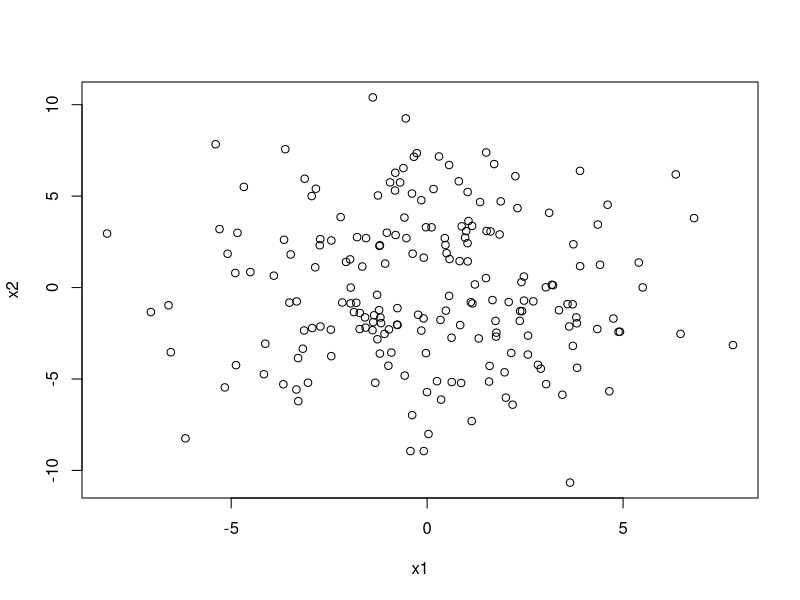
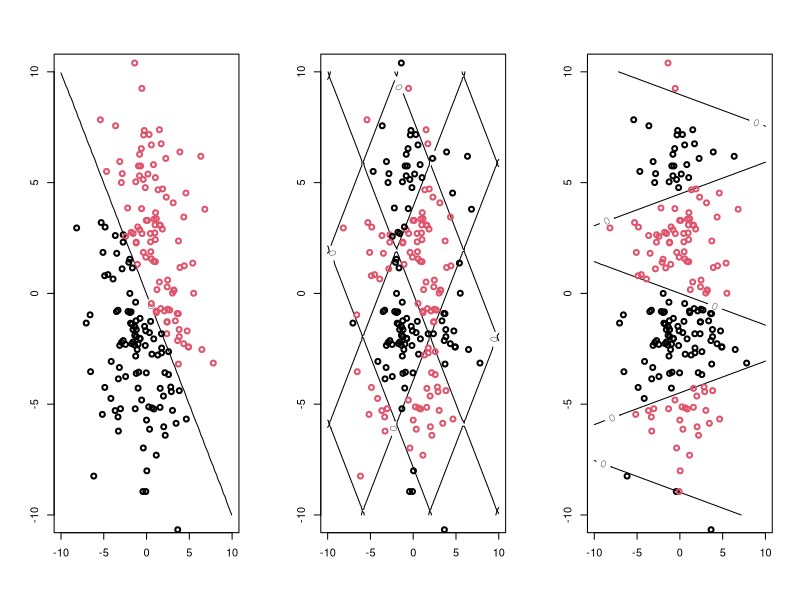

Reproduce these figures in R, in order.
# Punto 6
#Generacion de inputs y tamano de muestra
N=200
x1=rnorm(N,0,3)
x2=rnorm(N,0,4)
plot(x1,x2) #grafica de inputs
#Definicion de funcion discriminante

# (1,1)
a=1 #complejidad en x1
b=1 #complejidad en x2
f_discrim=function(x1,x2){
  f=sin(a*x1/10)+sin(b*x2/10)
  return(f)
}
#Generacion de clases (respuesta)
y=sign(f_discrim(x1,x2))
#Graficando los datos con fun. discriminante
par(mfrow=c(1,3))
xx1 <- seq(-10, 10, len = 100)
f=outer(xx1,xx1,f_discrim)
contour(xx1,xx1,f,nlevels=1,xlim=c(-10,10),ylim=c(-10,10))
points(x1,x2,col=y/2+1.5,lwd=2)


# (8,8)
a=8 #complejidad en x1
b=8 #complejidad en x2
f_discrim=function(x1,x2){
  f=sin(a*x1/10)+sin(b*x2/10)
  return(f)
}
#Generacion de clases (respuesta)
y=sign(f_discrim(x1,x2))
#Graficando los datos con fun. discriminante
xx1 <- seq(-10, 10, len = 100)
f=outer(xx1,xx1,f_discrim)
contour(xx1,xx1,f,nlevels=1,xlim=c(-10,10),ylim=c(-10,10))
points(x1,x2,col=y/2+1.5,lwd=2)


# (1,7)
a=1 #complejidad en x1
b=7 #complejidad en x2
f_discrim=function(x1,x2){
  f=sin(a*x1/10)+sin(b*x2/10)
  return(f)
}
#Generacion de clases (respuesta)
y=sign(f_discrim(x1,x2))
#Graficando los datos con fun. discriminante
xx1 <- seq(-10, 10, len = 100)
f=outer(xx1,xx1,f_discrim)
contour(xx1,xx1,f,nlevels=1,xlim=c(-10,10),ylim=c(-10,10))
points(x1,x2,col=y/2+1.5,lwd=2)

